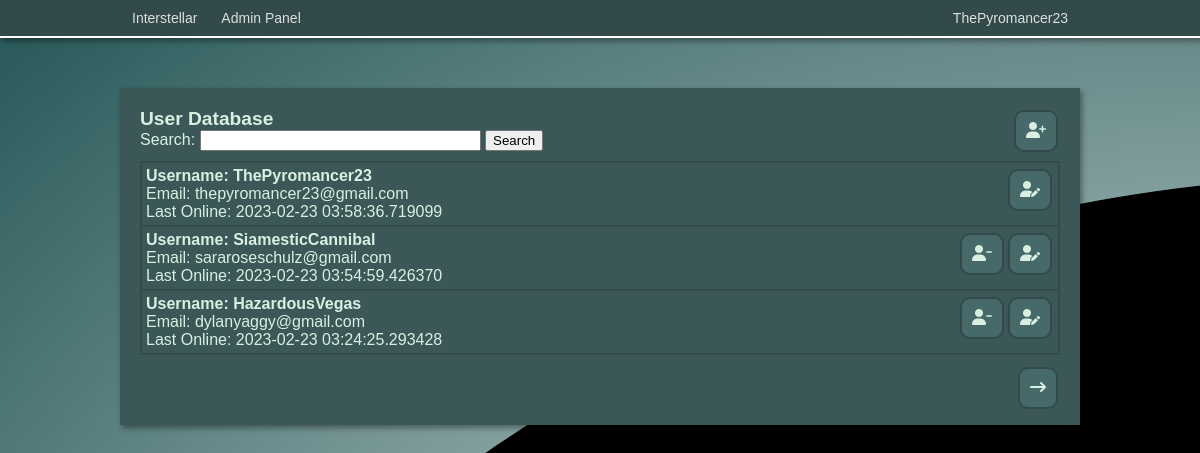
The app's page /admin/users/1 (signed in), older data.
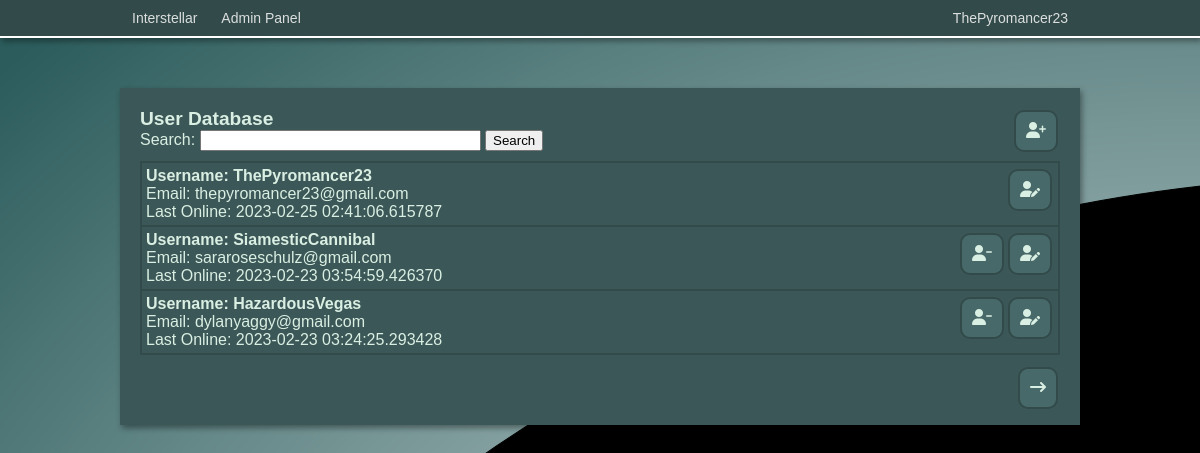
The same page, newer data.
### app/models.py (models this page shows, shortened)
class User(UserMixin, db.Model):
    id = db.Column(db.Integer, primary_key=True)
    username = db.Column(db.String(64), index=True, unique=True)
    email = db.Column(db.String(120), index=True, unique=True)
    password_hash = db.Column(db.String(128))
    privilege_level = db.Column(db.Integer, default=1)
    last_online = db.Column(db.DateTime, default=datetime.utcnow)
    created_storylets = db.relationship('Storylet', backref='author', lazy='dynamic')
    current_hand = db.relationship('Hand', backref='user', lazy='dynamic')

### app/admin/routes.py (the view)
@bp.route('/users/<pagenum>', methods=['GET', 'POST'])
@login_required
def users(pagenum):
    if current_user.privilege_level > 1:
        form = SearchForm()
        result = False
        search = request.args.get('search', None, type=str)
        if form.q.data != None:
            query = form.q.data
            users = db.session.query(User).filter(User.username.ilike("%"+query+"%")).all()
            result = True
        elif search != None:
            users = db.session.query(User).filter(User.username.ilike("%"+search+"%")).all()
            result = True
            form.q.data = search
        else:
            users = db.session.query(User).order_by(User.last_online.desc()).all()
        if len(users) <= (int(pagenum)-1) * 20:
            return redirect(url_for('admin.users', pagenum=int(pagenum)-1, search=search))
        if len(users) == 0:
            flash("No search results found.")
            return redirect(url_for('admin.users', pagenum=1))
        return render_template('users.html', listing=PageResult(users, int(pagenum)), form=form, result=result, query=form.q.data)
    else:
        return redirect(url_for('index'))

### app/admin/forms.py
class SearchForm(FlaskForm):
    q= StringField('Search:')
    submit = SubmitField('Search')

### app/admin/classes.py (called while the page is built)
    def __iter__(self):
        for i in self.full_listing[self.page-1]:
            yield i

    def __repr__(self):
        return url_for('admin.users', pagenum=self.page+1)

### app/models.py (called while the page is built)
@login.user_loader
def load_user(id):
    return User.query.get(int(id))

### app/routes.py (called while the page is built)
@app.before_request
def before_request():
    if current_user.is_authenticated:
        current_user.last_online = datetime.utcnow()
        db.session.commit()

### app/admin/templates/users.html (shortened to what this page needs)
<!DOCTYPE html>
<html>
<head>
    <link rel="stylesheet" href="{{ url_for('admin.static', filename='css/admin.css') }}">
</head>
<body>
{% include 'navbar.html' %}
<div class="pageblock"></div>
<div style="width: 960px; margin: auto;">
    <div style="padding: 20px;" class="game boxshadow">
        <a class="adm-btn-link" href="{{ url_for('admin.create_user') }}"><div><i class="fa-solid fa-user-plus"></i></div></a>
        <h2>User Database</h2>
        <form action="" method="post">
            <p>{{ form.q.label }} {{ form.q(size=32) }} {{ form.submit() }}</p>
        </form>
        <div id="userdb" style="display: relative;">
            {% for user in listing %}
            <div class="user-container">
                <a class="adm-btn-link" href="{{ url_for('admin.edit_user', id=user.id) }}"><div><i class="fa-solid fa-user-pen"></i></div></a>
                {% if user.id != 1 %}<a class="adm-btn-link confirmation" href="{{ url_for('admin.delete_user', id=user.id) }}"><div><i class="fa-solid fa-user-minus"></i></div></a>{% endif %}
                <p style="font-weight: bold; font-size: 16px;">Username: {{ user.username}}</p>
                <p>Email: {{ user.email }}</p>
                <p>Last Online: {{ user.last_online}}</p>
            </div>
            {% endfor %}
        </div>
        <div style="margin-top: 10px; margin-bottom: 50px;" class="pagination">
            {% if result %}
                {% if listing.page != 1 %}
                <a class="adm-btn-link" style="float: left;" href="{{ url_for('admin.users', pagenum=listing.page-1, search=query) }}"><div><i class="fa-solid fa-arrow-left-long"></i></div></a>
                {% endif %}
                <a class="adm-btn-link" style="float: right;" href="{{ url_for('admin.users', pagenum=listing.page+1, search=query) }}"><div><i class="fa-solid fa-arrow-right-long"></i></div></a>
            {% else %}
                <a class="adm-btn-link" style="float: right;" href="{{ listing }}"><div><i class="fa-solid fa-arrow-right-long"></i></div></a>
            {% endif %}
        </div>
    </div>
</div>
</body>
</html>

### app/templates/navbar.html (shortened to what this page needs)
<div class="navbar boxshadow">
    <div class="navbar-inner">
        <a class="nav-link" href="{{ url_for('index') }}">Interstellar</a>
        {% if current_user.is_authenticated %}
            <div class="dropdown-container">
                <div class="ddbtn nav-link">{{current_user.username}}</div>
                </div>
            </div>
            {% if current_user.privilege_level > 1 %}
            <div style="float: left;" class="dropdown-container">
                <a href="{{ url_for('admin.admin') }}"><div class="ddbtn nav-link">Admin Panel</div></a>
                </div>
            </div>
            {% endif %}
        {% endif %}

Row changes from the older to the newer data that the page shows:
changed User "ThePyromancer23": last_online "2023-02-23 03:58:36.719099" → "2023-02-25 02:41:06.615787"
